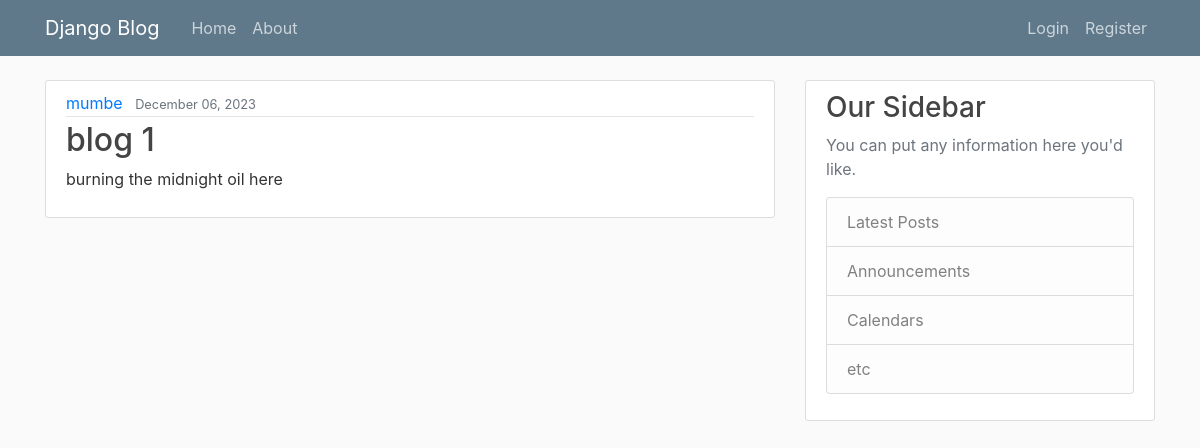
The app's page /, older data.
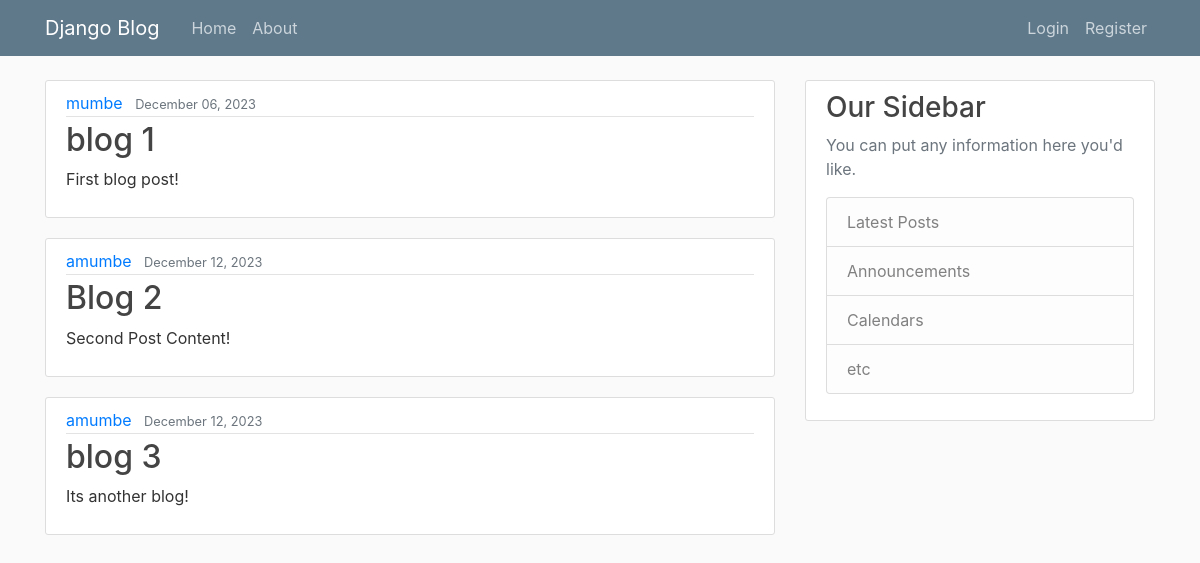
The same page, newer data.
### blogApp/models.py (models this page shows, shortened)
class Post(models.Model):
    title = models.CharField(max_length=100)
    content = models.TextField()
    date_posted = models.DateTimeField(default=timezone.now)
    author = models.ForeignKey(User, on_delete=models.CASCADE)

### blogApp/views.py (the view)
# urls.py: 2. Add a URL to urlpatterns:  path('', views.home, name='home')
def home(request):
    context = {"posts": Post.objects.all()}
    return render(request, "blogApp/home.html", context)

### blogApp/templates/blogApp/home.html
{% extends 'blogApp/base.html' %} {%block content%} {% for post in posts %}
<article class="media content-section">
  <div class="media-body">
    <div class="article-metadata">
      <a class="mr-2" href="#">{{ post.author }}</a>
      <small class="text-muted">{{ post.date_posted|date:'F d, Y' }}</small>
    </div>
    <h2><a class="article-title" href="#">{{ post.title }}</a></h2>
    <p class="article-content">{{ post.content }}</p>
  </div>
</article>
{% endfor %} {% endblock content%}

Row changes from the older to the newer data that the page shows:
changed Post "blog 1": content "burning the midnight oil here" → "First blog post!"
added Post: author "amumbe", date_posted "December 12, 2023", title "Blog 2", content "Second Post Content!"
added Post: author "amumbe", date_posted "December 12, 2023", title "blog 3", content "Its another blog!"
